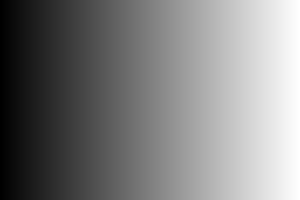
#> input picture img/gray_gradient.jpg, 300 x 200 px, found by its file name
$ python threshold.py
#> lines starting #> are read from the running program, lines starting #| are printed output that depends on the picture; after the words box and inside, x2 and y2 are one past the last pixel; in counts of white or black regions, pixels touching at a corner belong together
"""
opencv

출처

제목: 파이썬으로 만드는 OpenCV 프로젝트
저자: 이세우
출판: 프로그래밍인사이트
"""
"""
요약

[예제 4-9] 바이너리 이미지 만들기
"""
import cv2
import numpy as np


img = cv2.imread(filename="../img/gray_gradient.jpg")
#> img is the input picture: shape (200, 300, 3); min 0, max 255, mean 127.1

th1 = np.zeros_like(img)

th1[img > 127] = 255

ret, th2 = cv2.threshold(src=img, thresh=127, maxval=255, type=cv2.THRESH_BINARY)
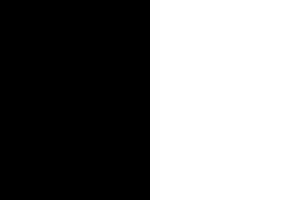
#> th2: shape (200, 300, 3); 50% white; 1 white region, box (x1, y1, x2, y2) and area: (150, 0, 300, 200) 30000

cv2.imshow(winname="threshold", mat=np.vstack((img,th1,th2)))
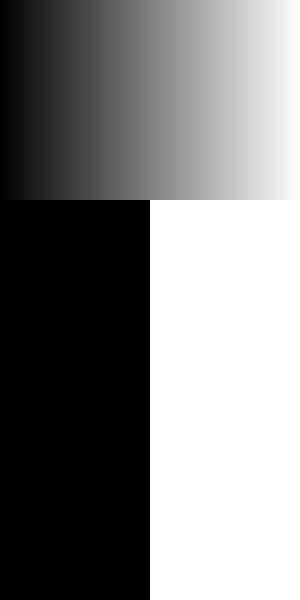
#> window 'threshold': shape (600, 300, 3); min 0, max 255, mean 127.4

cv2.waitKey()
cv2.destroyAllWindows()
